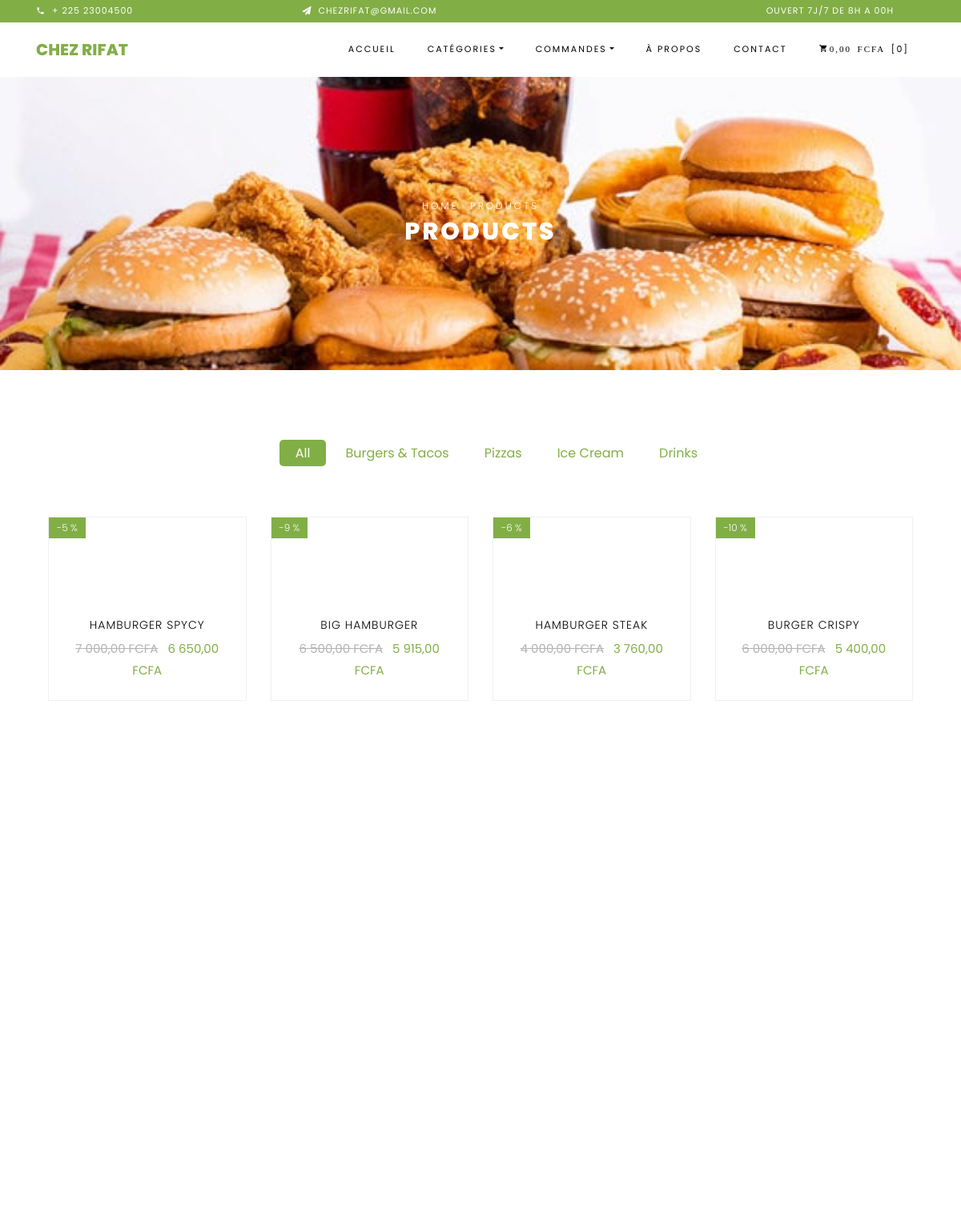
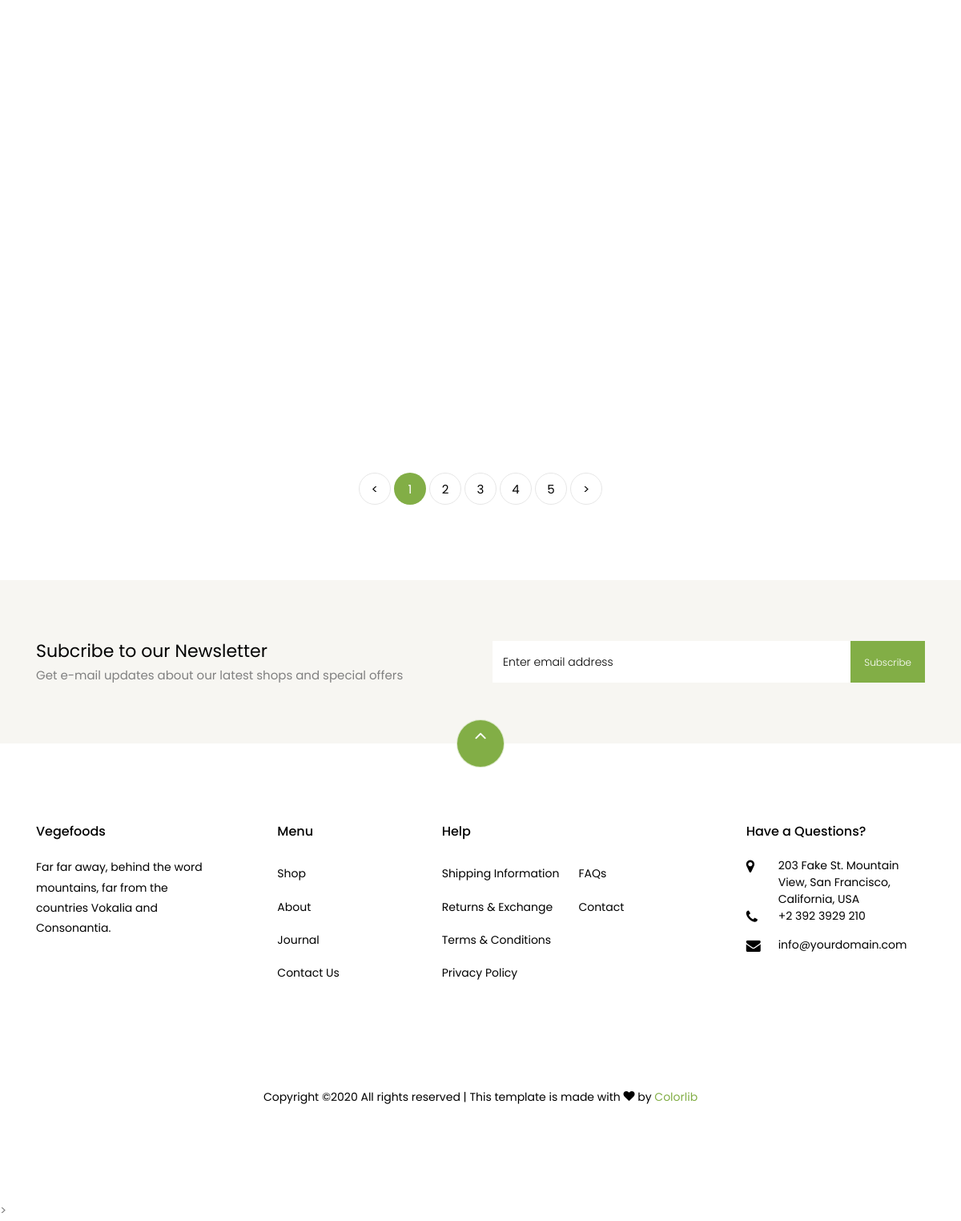
The page /shop.php on the database its author committed (2 pictures, top to bottom).
### tables this page shows
CREATE TABLE `products` (
  `id` int(11) NOT NULL,
  `name` varchar(255) NOT NULL,
  `price` float NOT NULL DEFAULT '0',
  `remise` int(3) NOT NULL,
  `prix` float NOT NULL DEFAULT '0',
  `id_cmd` int(10) NOT NULL
);

### db.class.php (called while the page is built, shortened)
<?php
class DB{
       private $host = 'localhost';
	   private $username = 'root';
	   private $password = 'root';
	   private $database = 'restaurant';
	   private $db;
	   public function __construct($host = null, $username = null, $password = null, $database=null){
	   	try{
	   	$this->db = new PDO('mysql:host='.$this->host.'; dbname='.$this->database, $this->username, $this->password, array(
	   		 PDO::MYSQL_ATTR_INIT_COMMAND=>'SET NAMES UTF8',
	         PDO::ATTR_ERRMODE=>PDO::ERRMODE_WARNING));
	    }catch(PDOException $e){
	   	    die($e->getMessage());
	   	die('<h1> Impossible de se connecter &agrave; la base de donn&eacute;es </h1>');
	   }
	   }
	   public function query($sql, $data = array()){
	  	$req =$this->db->prepare($sql);
        $req->execute($data);
        return $req->fetchall(PDO::FETCH_OBJ);
}
}

### shop.php (the view, shortened to what this page needs)
<?php require 'header.php';?>
    <div class="hero-wrap hero-bread" style="background-image: url('images/bg_1.jpg');">
      <div class="container">
        <div class="row no-gutters slider-text align-items-center justify-content-center">
          <div class="col-md-9 ftco-animate text-center">
          	<p class="breadcrumbs"><span class="mr-2"><a href="index.html">Home</a></span> <span>Products</span></p>
            <h1 class="mb-0 bread">Products</h1>
          </div>
        </div>
      </div>
    </div>
    <section class="ftco-section">
    	<div class="container">
    		<div class="row justify-content-center">
    			<div class="col-md-10 mb-5 text-center">
    				<ul class="product-category">
    					<li><a href="#" class="active">All</a></li>
    					<li><a href="burgers&tacos.php">Burgers & Tacos</a></li>
    					<li><a href="#">Pizzas</a></li>
    					<li><a href="#">Ice Cream</a></li>
    					<li><a href="#">Drinks</a></li>
    				</ul>
    			</div>
    		</div>
                <div class="container">
            <div class="row">
        <?php $products = $DB->query('SELECT * FROM products'); ?>
        <?php foreach ($products as $product): ?>
        <div class="col-md-6 col-lg-3 ftco-animate">
                            <div class="product">
                        <a href="#" class="img-prod">
                            <span class="status"><?php echo"-"; ?><?= number_format($product->remise);echo" %";?></span>
                        </a>
                        <div class="text py-3 pb-4 px-3 text-center">
                            <h3> <?= $product->name; ?> </h3>
                            <div class="d-flex">
                                <div class="pricing">
                                    <p class="price"><span class="mr-2 price-dc"><?= number_format($product->prix,2,',',' ');echo" FCFA";?></span>
                                        <span class="price-sale"><?=number_format($product->prix-($product->prix*$product->remise)/100,2,',',' ');echo" FCFA";?></span></p>
                                </div>
                            </div>
                        </div>
                    </div>
                </div>
                    <?php endforeach ?>
            </div>
        </div>
    		    		<div class="row mt-5">
          <div class="col text-center">
            <div class="block-27">
              <ul>
                <li><a href="#">&lt;</a></li>
                <li class="active"><span>1</span></li>
                <li><a href="#">2</a></li>
                <li><a href="#">3</a></li>
                <li><a href="#">4</a></li>
                <li><a href="#">5</a></li>
                <li><a href="#">&gt;</a></li>
              </ul>
            </div>
          </div>
        </div>
    	</div>
    </section>
		<section class="ftco-section ftco-no-pt ftco-no-pb py-5 bg-light">
      <div class="container py-4">
        <div class="row d-flex justify-content-center py-5">
          <div class="col-md-6">
          	<h2 style="font-size: 22px;" class="mb-0">Subcribe to our Newsletter</h2>
          	<span>Get e-mail updates about our latest shops and special offers</span>
          </div>
          <div class="col-md-6 d-flex align-items-center">
            <form action="#" class="subscribe-form">
              <div class="form-group d-flex">
                <input type="text" class="form-control" placeholder="Enter email address">
                <input type="submit" value="Subscribe" class="submit px-3">
              </div>
            </form>
          </div>
        </div>
      </div>
    </section>
    <footer class="ftco-footer ftco-section">
      <div class="container">
      	<div class="row">
      		<div class="mouse">
						<a href="#" class="mouse-icon">
							<div class="mouse-wheel"><span class="ion-ios-arrow-up"></span></div>
						</a>
					</div>
      	</div>
 <?php require 'footer.php';?>

### rows shown on the page
products: remise "5", name "HAMBURGER SPYCY", prix "7 000,00", $product->prix-($product->prix*$product->remise)/100 "6 650,00"
products: remise "9", name "BIG HAMBURGER", prix "6 500,00", $product->prix-($product->prix*$product->remise)/100 "5 915,00"
products: remise "6", name "HAMBURGER STEAK", prix "4 000,00", $product->prix-($product->prix*$product->remise)/100 "3 760,00"
products: remise "10", name "BURGER CRISPY", prix "6 000,00", $product->prix-($product->prix*$product->remise)/100 "5 400,00"

### other values the page prints
$panier->total() "0,00"
$panier->count() "0"
